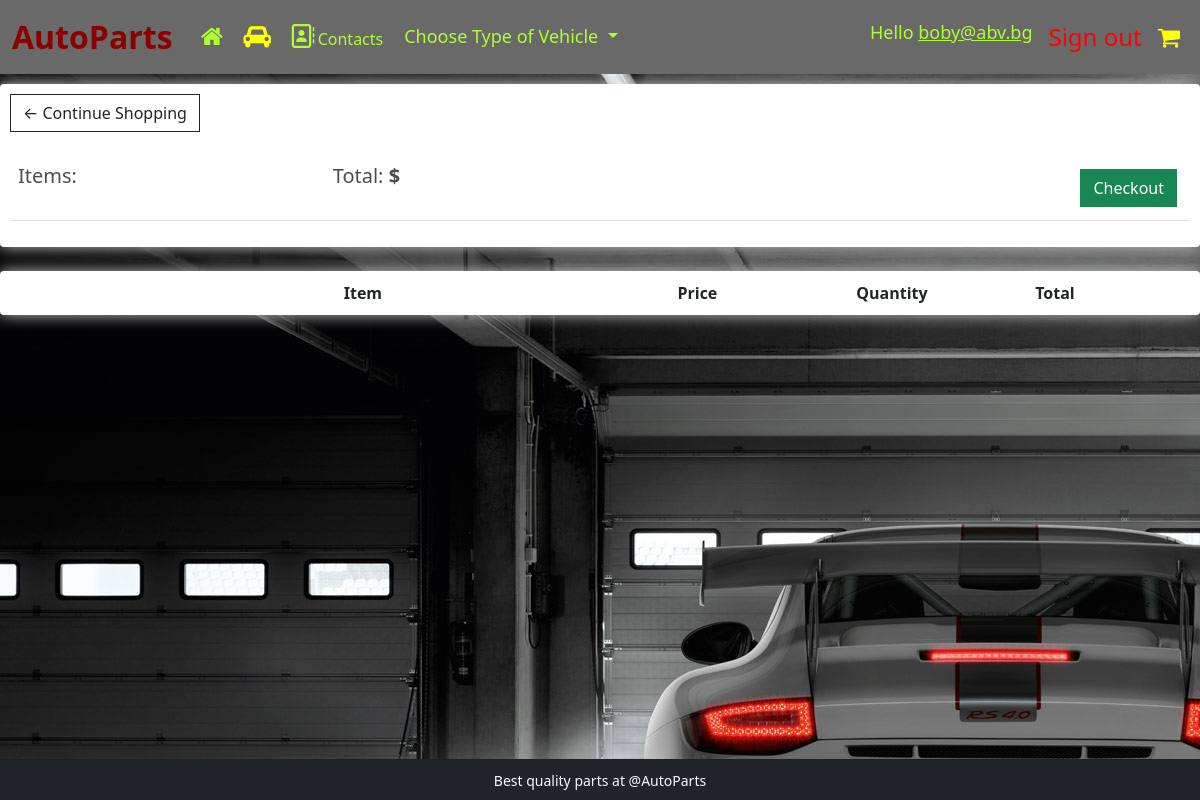
The app's page /cart/ (signed in), older data.
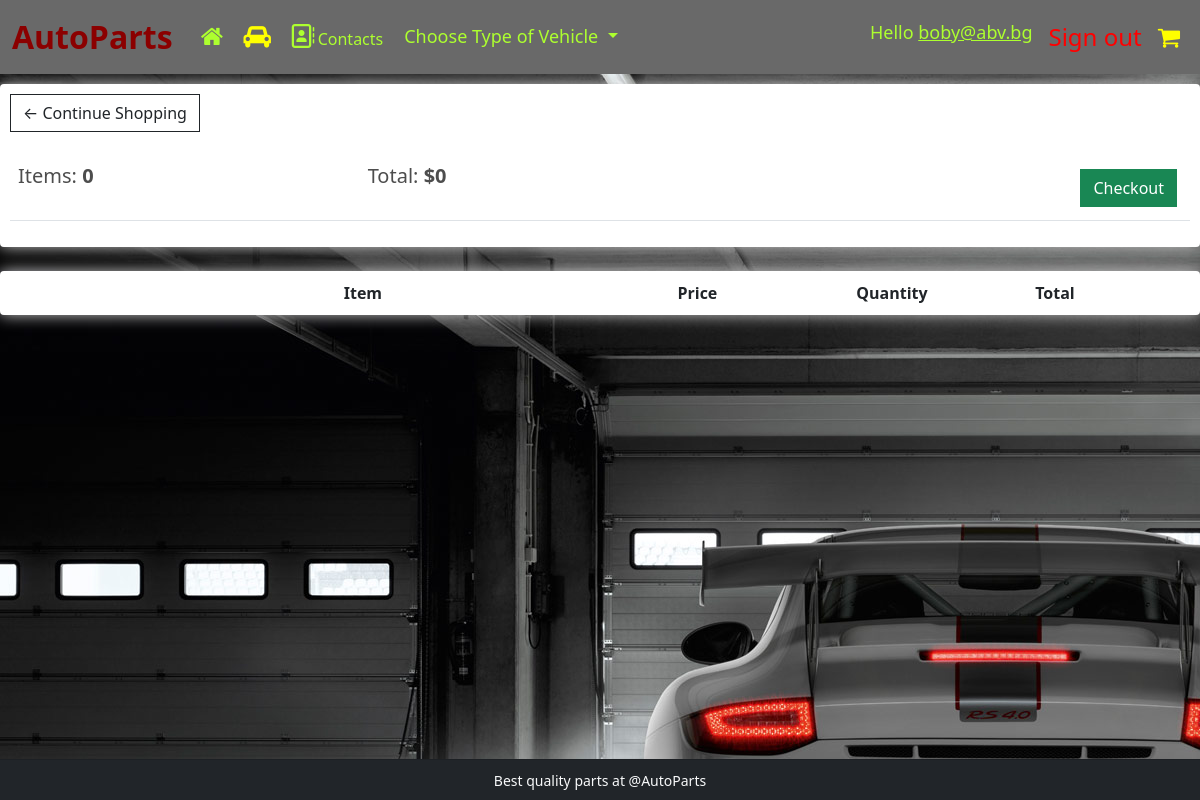
The same page, newer data.
### AutoParts/store/models.py (models this page shows, shortened)
class Order(models.Model):
    customer = models.ForeignKey(
        Profile,
        on_delete=models.SET_NULL,
        blank=True,
        null=True,
    )
    date_ordered = models.DateTimeField(
        auto_now_add=True,
    )
    complete = models.BooleanField(
        default=False,
        null=True,
        blank=True,
    )
    transaction_id = models.CharField(
        max_length=200,
        null=True,
    )
    @property
    def get_total_for_cart(self):
        orderitems = self.orderitem_set.all()
        total = sum([o.get_total for o in orderitems])
        return total
    @property
    def get_quantity_of_cart(self):
        orderitems = self.orderitem_set.all()
        quantity = sum([item.quantity for item in orderitems])
        return quantity

### AutoParts/store/views.py (the view)
# urls.py: path('', cart, name='cart'),
def cart(request):
    if request.user.is_authenticated:
        customer = Profile.objects.get(user=request.user)
        try:
            order = Order.objects.get(customer=customer, complete=False)
            items = order.orderitem_set.all()
        except:
            items = None
            order = None
        context = {
            'items': items,
            'order': order,
            'car': customer.car,
        }
        return render(request, 'store/cart.html', context)
    messages.success(request, 'You need to be sign in')
    return render(request, 'pages/index.html')

### templates/store/cart.html (shortened to what this page needs)
{% extends 'base.html' %}
{% load static %}
{% block content %}
    <div class="row">
        <div class="col-lg-12">
            <div class="box-element">
                {% if car %}
                <a class="btn btn-outline-dark" href="{% url 'parts groups list' car.model.engine.id %}">&#x2190; Continue Shopping</a>
                {% else %}
                <a class="btn btn-outline-dark" href="{% url 'index'  %}">&#x2190; Continue Shopping</a>
                {% endif %}
                <br>
                <br>
                <table class="table">
                    <tr>
                        <th><h5>Items: <strong>{{ order.get_quantity_of_cart }}</strong></h5></th>
                        <th><h5>Total:<strong> ${{ order.get_total_for_cart }}</strong></h5></th>
                        <th>
                            <a style="float:right; margin:5px;" class="btn btn-success" href="{% url 'checkout' %}">Checkout</a>
                        </th>
                    </tr>
                </table>
            </div>
            <br>
            <div class="box-element">
                <div class="row">
                    <div style="flex:2"></div>
                    <div style="flex:2"><strong>Item</strong></div>
                    <div style="flex:1"><strong>Price</strong></div>
                    <div style="flex:1"><strong>Quantity</strong></div>
                    <div style="flex:1"><strong>Total</strong></div>
                </div>
            </div>
        </div>
    </div>
{% endblock content %}

Row changes from the older to the newer data that the page shows:
added Order: get_quantity_of_cart "0", get_total_for_cart "0"
